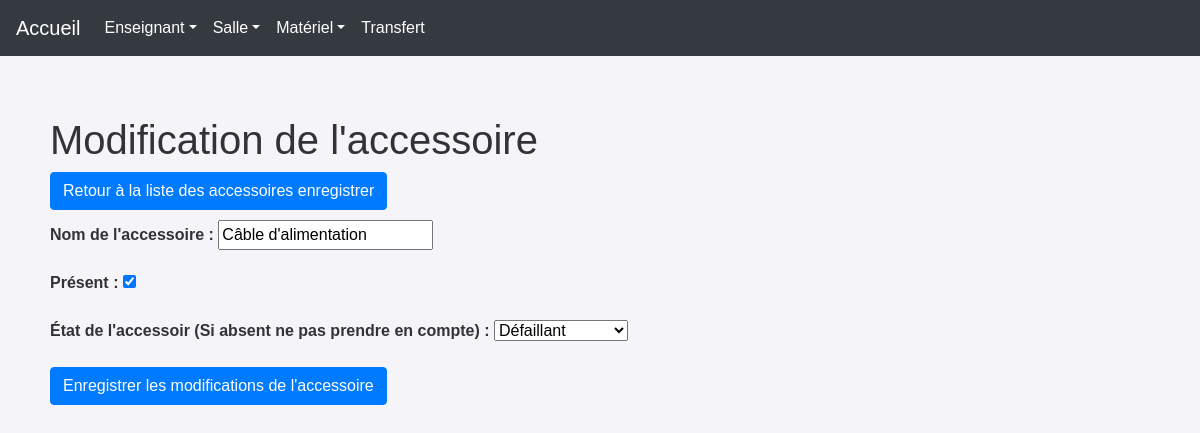
Page /gestion_de_materiel/materiel/3/accessoire/5/modifier/ on the committed database.
### gestion_de_materiel/models.py (models this page shows)
class AccessoireMateriel(models.Model):
    material = models.ForeignKey(
        Materiel,
        on_delete=models.CASCADE,
        null=True
    )
    nom = models.CharField(
        max_length=100,
        blank = True
    )
    present = models.BooleanField(
        default=True
    )
    etat = models.CharField(
        max_length=100,
        blank=True,
        null=True
    )

### gestion_de_materiel/views.py (the view)
# urls.py: path('gestion_de_materiel/materiel/<int:materiel_id>/accessoire/<int:accessoire_id>/modifier/', views.modifier_accessoire, name='modifier_accessoire'),
def modifier_accessoire(request, materiel_id, accessoire_id):
    accessoire = get_object_or_404(AccessoireMateriel, id=accessoire_id)
    materiel = Materiel.objects.get(id=materiel_id)
    if request.method == 'POST':
        form = AccessoireViaMaterielForm(request.POST, instance=accessoire)
        if form.is_valid():
            form.save()
            messages.success(request, 'Accessoire modifié avec succès')
            return redirect('liste_accessoires', materiel_id=materiel_id)
    else:
        form = AccessoireViaMaterielForm(instance=accessoire)
    return render(request, 'gestion_de_materiel/materiel/accessoire/modifier_accessoire.html', {'form': form, 'materiel': materiel})

### gestion_de_materiel/forms.py (shortened to what this page needs)
class AccessoireViaMaterielForm(forms.ModelForm):
    class Meta:
        model = AccessoireMateriel
        fields = ('nom', 'present', 'etat')
        widgets = {
            'etat': forms.Select(choices=[('Fonctionnel', 'Fonctionnel'), ('Défaillant', 'Défaillant'), ('Non fonctionnel', 'Non fonctionnel')]),
        }

### templates/gestion_de_materiel/materiel/accessoire/modifier_accessoire.html (shortened to what this page needs)
<!DOCTYPE html>
<html>
<head>
    <link rel="stylesheet" href="https://stackpath.bootstrapcdn.com/bootstrap/4.5.0/css/bootstrap.min.css">
</head>
<body>
    {% include 'gestion_de_materiel/includes/entete.html' %}
    <div class="container content">
        <h1>Modification de l'accessoire</h1>
        <a href="{% url 'liste_accessoires' materiel_id=materiel.id %}" class="btn btn-primary">Retour à la liste des accessoires enregistrer</a>
        <form method="post">
            <div class="form-group">
                <label for="{{ form.nom.id_for_label }}">Nom de l'accessoire :</label>
                {{ form.nom }}
            </div>
            <div class="form-group">
                <label for="{{ form.present.id_for_label }}">Présent :</label>
                {{ form.present }}
            </div>
            <div class="form-group">
                <label for="{{ form.etat.id_for_label }}">État de l'accessoir (Si absent ne pas prendre en compte) :</label>
                {{ form.etat }}
            </div>
            <button type="submit" class="btn btn-primary">Enregistrer les modifications de l'accessoire</button>
        </form>
    </div>
</body>
</html>

### templates/gestion_de_materiel/materiel/accessoire/modifier_accessoire.html (style rules this page uses)
body { font-family: Arial, sans-serif; background-color: #f4f4f9; color: #333; }
.content { padding: 20px; }
.form-group { margin-bottom: 15px; }
.form-group label { font-weight: bold; }
.btn-primary { background-color: #007bff; border: none; }
h1 { margin-bottom: 20px; }

### templates/gestion_de_materiel/includes/entete.html (style rules this page uses)
body { font-family: Arial, sans-serif; background-color: #f4f4f9; color: #333; }
.content { padding: 20px; }

### rows in the picture
AccessoireMateriel: nom "Câble d'alimentation", present "☑", etat "Défaillant"
